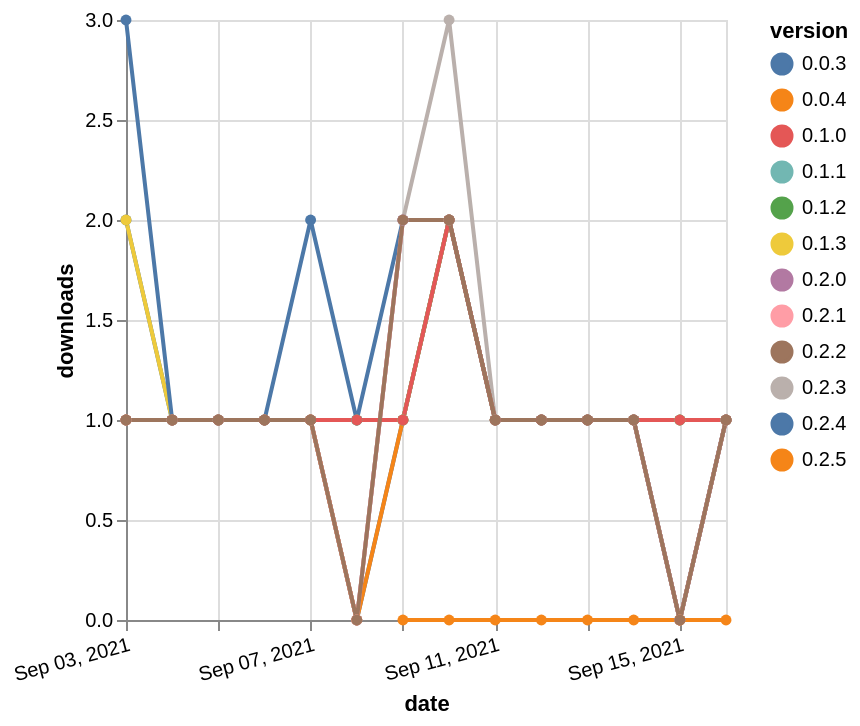

The specification (Vega-Lite) saved for this image:
### Vega-Lite specification from a JSON file in a GitHub repository (floating-point values rounded to 4 significant figures; data arrays with more than 128 entries replaced by an {"elided": "..."} marker saying what was removed)
{"$schema": "https://vega.github.io/schema/vega-lite/v5.json", "description": "A simple bar chart with embedded data.", "data": {"values": {"elided": "162 records"}}, "width": "container", "mark": {"type": "line", "point": {"filled": true}}, "encoding": {"x": {"field": "date", "type": "temporal", "timeUnit": "yearmonthdate", "title": "date", "axis": {"labelAngle": -15}}, "y": {"field": "delta", "type": "quantitative", "title": "downloads"}, "color": {"field": "version", "type": "nominal"}, "tooltip": {"field": "delta"}}}
